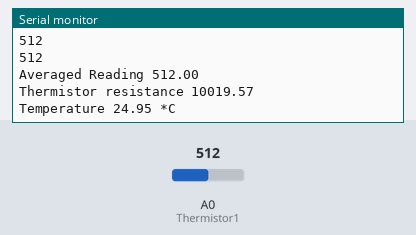
Simulated run of this sketch. Board: Arduino Uno, built with avr-gcc and run on an emulated ATmega328P. Shown: the last lines printed to the serial monitor. The inputs (shaded band) are chosen by the test bench; at power-on: A0 (Thermistor1) = 512.

Above: at 1.2 s.
1.3 s: A0 (Thermistor1) set to 1023
At 2.6 s:
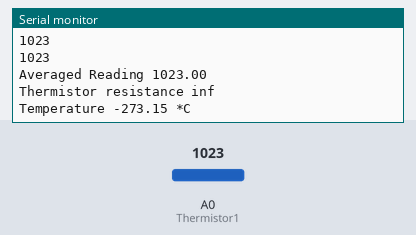
4.3 s: A0 (Thermistor1) set to 900
At 5.1 s:
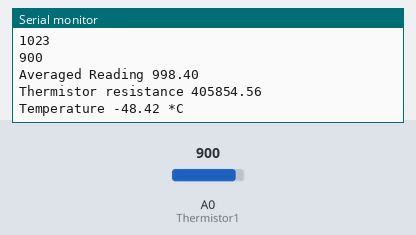
Timing chart, 0 to 7.3 s (numbered marks = the images above; inputs shaded):
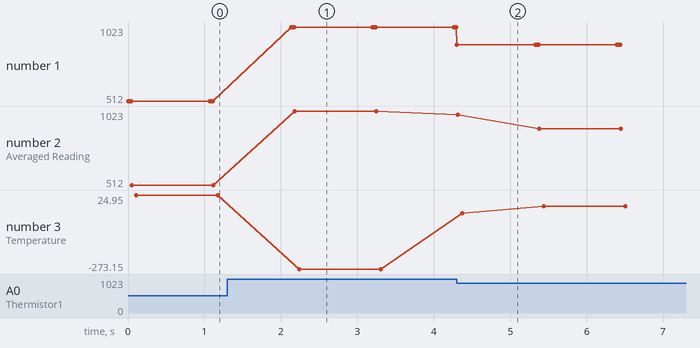

Measured:
- after the input at 1.3 s, the serial monitor: prints a new line after 0.83 s (image 1)
- after the input at 4.3 s, the serial monitor: prints a new line at once (image 2)
- plotted number 1: 512 → 1023 after the input at 1.3 s, 1023 → 900 after the input at 4.3 s
- plotted number 2: 512 → 1023 after the input at 1.3 s, 1023 → 900 after the input at 4.3 s
- plotted number 3: 24.95 → -273.15 after the input at 1.3 s, -273.15 → -19.53 after the input at 4.3 s

The sketch:

Thermistor_Test_Program.ino
```cpp
// ****** Thermistor Varibles ******
#define ThermistorSeriesResistorValue 10000 // Define value of thermistor series resistor

// Define thermistor pins
#define Thermistor1 A0

// Define thermistor reading varibles
float ThermistorReading1;

// Define sample varibles
const int NumberofThermistorSamples = 5;
int ThermistorSamples[NumberofThermistorSamples];
float AverageThermistorValue;
int ThermistorCounter;

// Steinhart estimate varibles
float Steinhart;
#define ThermistorNominal 10000
#define TemperatureNominal 25
#define BCOEfficient 3380 // From datasheet


void setup() {
  // ******Serial Interface Setup ******
  Serial.begin(9600); // Serial interface begin, default speed

}

void loop() {
  // Collect sample of thermistor readings
  ThermistorCounter = 0;
  for(ThermistorCounter = 0; ThermistorCounter < NumberofThermistorSamples; ThermistorCounter++){
    ThermistorSamples[ThermistorCounter] = analogRead(Thermistor1);
    Serial.println(ThermistorSamples[ThermistorCounter]);
    delay(10);
  }

  // Calculate Average thermistor reading
  ThermistorCounter = 0;
  AverageThermistorValue = 0;
  for(ThermistorCounter = 0; ThermistorCounter < NumberofThermistorSamples; ThermistorCounter++){
    AverageThermistorValue += ThermistorSamples[ThermistorCounter];
  }

  AverageThermistorValue = AverageThermistorValue / NumberofThermistorSamples;

  Serial.print("Averaged Reading ");
  Serial.println(AverageThermistorValue);

  // Convert the analog reading resistance to a recistance
  AverageThermistorValue = (1023/AverageThermistorValue) - 1;
  AverageThermistorValue = ThermistorSeriesResistorValue / AverageThermistorValue;

  Serial.print("Thermistor resistance ");
  Serial.println(AverageThermistorValue);

  // Convert Resistance to temperature
  // Steinhart-Hart equation
  // This is just an estimate for testing purposes, normally a resitance table is needed
  // In practise we can hard code in temperature ranges, i.e. if temp is above "value" then do "x"
  Steinhart = AverageThermistorValue / ThermistorNominal;
  Steinhart = log(Steinhart);
  Steinhart /= BCOEfficient;
  Steinhart +=1.0 / (TemperatureNominal + 273.15);
  Steinhart = 1.0 / Steinhart;
  Steinhart -= 273.15;

  Serial.print("Temperature ");
  Serial.print(Steinhart);
  Serial.println(" *C");

  delay(1000);
}
```
